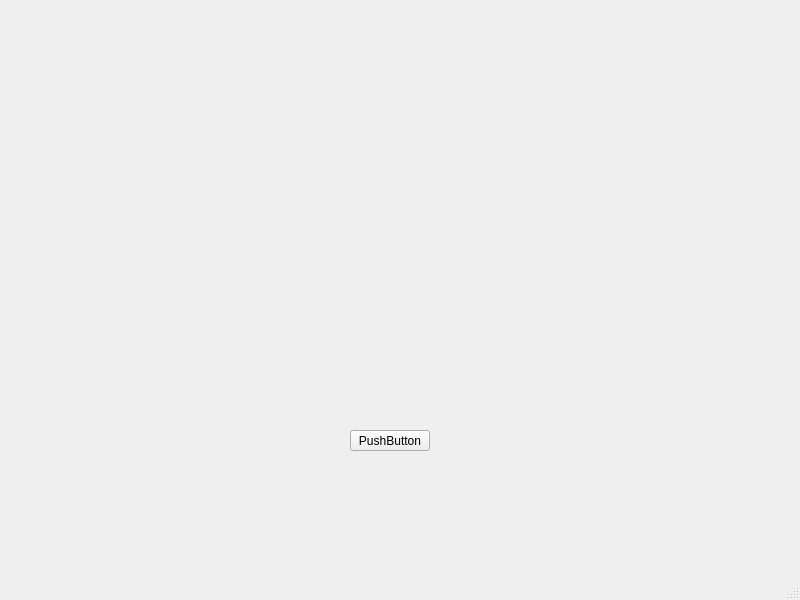
<?xml version="1.0" encoding="UTF-8"?>
<ui version="4.0">
 <class>MainWindow</class>
 <widget class="QMainWindow" name="MainWindow">
  <property name="geometry">
   <rect>
    <x>0</x>
    <y>0</y>
    <width>800</width>
    <height>600</height>
   </rect>
  </property>
  <property name="windowTitle">
   <string>MainWindow</string>
  </property>
  <widget class="QWidget" name="centralwidget">
   <widget class="QPushButton" name="pushButton">
    <property name="geometry">
     <rect>
      <x>350</x>
      <y>430</y>
      <width>80</width>
      <height>21</height>
     </rect>
    </property>
    <property name="text">
     <string>PushButton</string>
    </property>
   </widget>
  </widget>
  <widget class="QMenuBar" name="menubar">
   <property name="geometry">
    <rect>
     <x>0</x>
     <y>0</y>
     <width>800</width>
     <height>20</height>
    </rect>
   </property>
  </widget>
  <widget class="QStatusBar" name="statusbar"/>
 </widget>
 <resources/>
 <connections/>
</ui>
